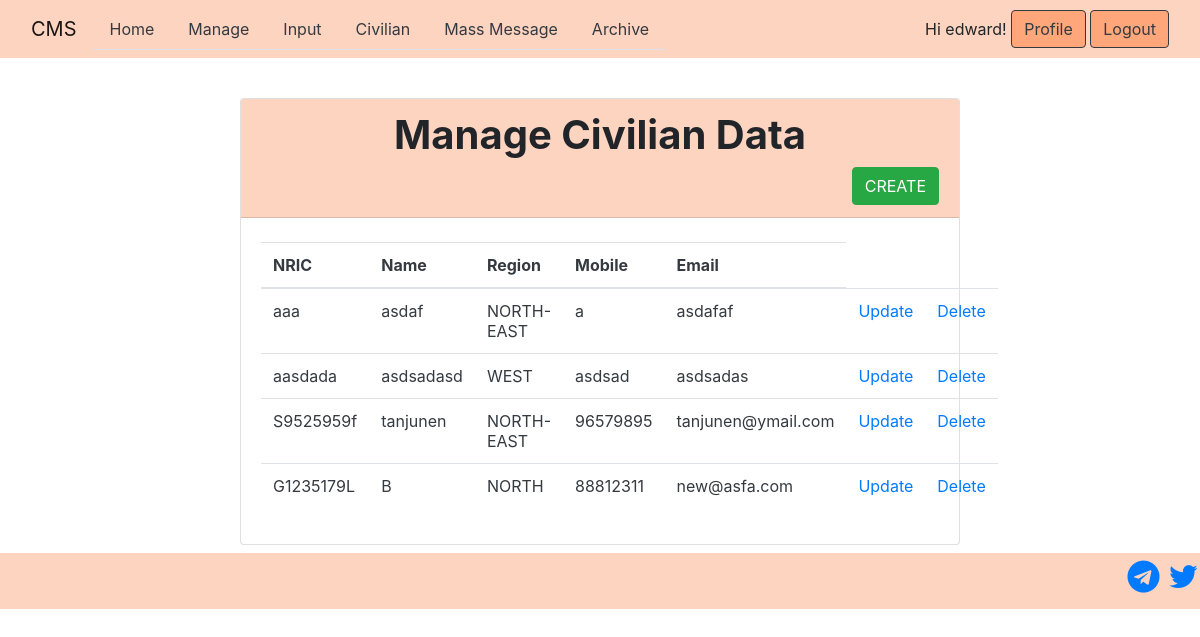
The app's page /manage_data/ (signed in) with its own data.
### CMSApp/models.py (models this page shows, shortened)
class CivilianData(models.Model):
    nric = models.CharField(max_length=9, unique=True)
    name = models.CharField(max_length=120)
    region = models.CharField(max_length=60)
    mobile = models.CharField(max_length=8)
    email = models.CharField(max_length=50)

### CMSApp/views.py (the view)
# urls.py: url(r'^manage_data/$', views.manage_public, name='manage'),
@login_required
def manage_public(request):
    civ_list = CivilianData.objects.all()
    return render(request, "CMSApp/manage_civ.html", {'civ_list' : civ_list})

### CMSApp/template/CMSApp/manage_civ.html
{% extends "base.html" %}
{% block content %}
<div class="card mx-auto" style="width: 45rem;" >
    <div class="card-header " style="background-color:#fdd4c0">
        <div class="col" align="center">
            <h1><b>Manage Civilian Data</b></h1>
        </div>
        <div class="row">
            <div class="col" align="right">
                <a href="{% url 'CMSApp:add_public' %}" class="btn btn-success">CREATE</a>
            </div>
        </div>
    </div>
    <div class="card-body ">
        <div style="height:4px">&nbsp;</div>
        <div class="row">
            <div class="col">
                <table class="table text-dark">
                    <thead>
                        <tr>
                            <th>NRIC</th>
                            <th>Name</th>
                            <th>Region</th>
                            <th>Mobile</th>
                            <th>Email</th>
                        </tr>
                    </thead>
                    {% for civ in civ_list %}
                        <tr>
                            <td>{{ civ.nric }}</td>
                            <td>{{ civ.name }}</td>
                            <td>{{ civ.region }}</td>
                            <td>{{ civ.mobile }}</td>
                            <td>{{ civ.email }}</td>
                            <td><a href="{% url 'CMSApp:update_public' civ.pk %}">Update</a></td>
                            <td><a href="{% url 'CMSApp:delete_public' civ.pk %}">Delete</a></td>
                        </tr>
                    {% endfor %}
                </table>
            </div>
        </div>
        </div>
    </div>
</div>
{% endblock %}

### CMSApp/template/base.html (shortened to what this page needs)
<html>
    <head>
        <link rel="stylesheet" href="https://cdnjs.cloudflare.com/ajax/libs/font-awesome/4.7.0/css/font-awesome.min.css">
        <link rel="stylesheet" href="https://stackpath.bootstrapcdn.com/bootstrap/4.2.1/css/bootstrap.min.css">
    </head>
    <body>
        <div class="container-fluid">
            <div class="row" style="background-color:#fdd4c0">
                <div class="col-lg-12">
                    <nav class="navbar navbar-expand-lg navbar-light">
                        <a class="navbar-brand" href="#">CMS</a>
                        <div class="collapse navbar-collapse" id="navbarNavAltMarkup" >
                            <div class="nav nav-tabs">
                                <a id = "home" class="nav-item nav-link text-dark" href="{% url 'CMSApp:home' %}">Home</a>
								<a id = "dashboard" class="nav-item nav-link text-dark" href="{% url 'authentication:manage_dashboard' %}">Manage</a>
                                <a id = "input" class="nav-item nav-link text-dark " href="{% url 'CMSApp:input' %}">Input</a>
                                <a id = "civilian" class="nav-item nav-link text-dark" href="{% url 'CMSApp:manage' %}">Civilian</a>
								<a id = "mass_message" class="nav-item nav-link text-dark" href="{% url 'CMSApp:mass_message' %}">Mass Message</a>
                                <a id = "archive" class="nav-item nav-link text-dark" href="{% url 'CMSApp:archive' %}">Archive</a>
                            </div>
                        </div>
                        {% if user.is_authenticated %}
                        Hi {{ user.username }}!&nbsp;
                        <button type="button" class="btn btn-outline-dark" onclick="window.location.href='{% url 'authentication:profile' %}'" style="background-color:#ffa67a">
                            Profile
                        </button>&nbsp;
                        <button type="button" class="btn btn-outline-dark" onclick="window.location.href='{% url 'authentication:logout' %}'" style="background-color:#ffa67a">
                            Logout
                        </button>
                        {% else %}
                        You are not logged in &ThinSpace;
                        <br>
                        <button onclick="window.location.href='{% url 'authentication:login' %}'" class="btn btn-outline-dark" style="background-color:#ffa67a">
                            Login
                        </button>
                    {% endif %}
                    </nav>
                </div>
            </div>
            <div style="height:5%"></div>
            {% block content %}
            {% endblock content %}
            <div style="height:1%"></div>
            <div class="row" style="background-color:#fdd4c0;height:7%;font-size:32px">
                <div class="col-11"></div>
                <div class="col-1">
                    <a href="https://web.telegram.org/#/im?p=g391286369">
                       <i class="fa fa-telegram" aria-hidden="true"></i>
                    </a>
                    <a href="#">
                       <i class="fa fa-twitter" aria-hidden="true"></i>
                    </a>
                </div>
            </div>
    </body>
</html>

### CMSApp/template/base.html (style rules this page uses)
body { background-color:#ffffff; }

### records on screen
CivilianData: nric "aaa", name "asdaf", region "NORTH-EAST", mobile "a", email "asdafaf"
CivilianData: nric "aasdada", name "asdsadasd", region "WEST", mobile "asdsad", email "asdsadas"
CivilianData: nric "S9525959f", name "tanjunen", region "NORTH-EAST", mobile "96579895", email "tanjunen@ymail.com"
CivilianData: nric "G1235179L", name "B", region "NORTH", mobile "88812311", email "new@asfa.com"

### other values on screen
{{ user.username }} "edward"
